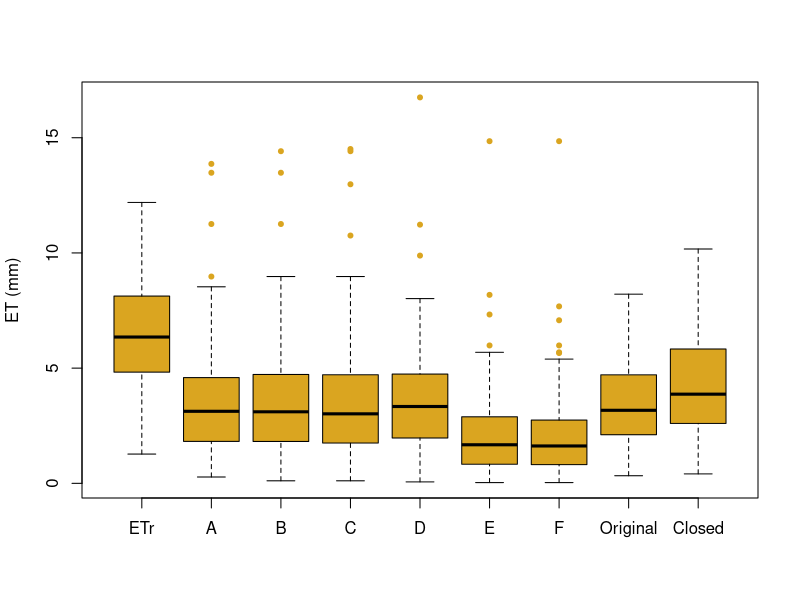
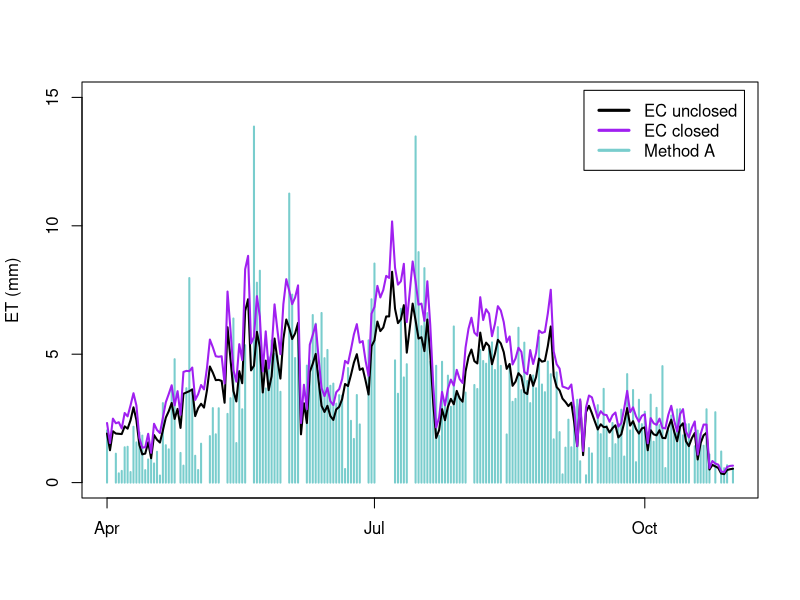
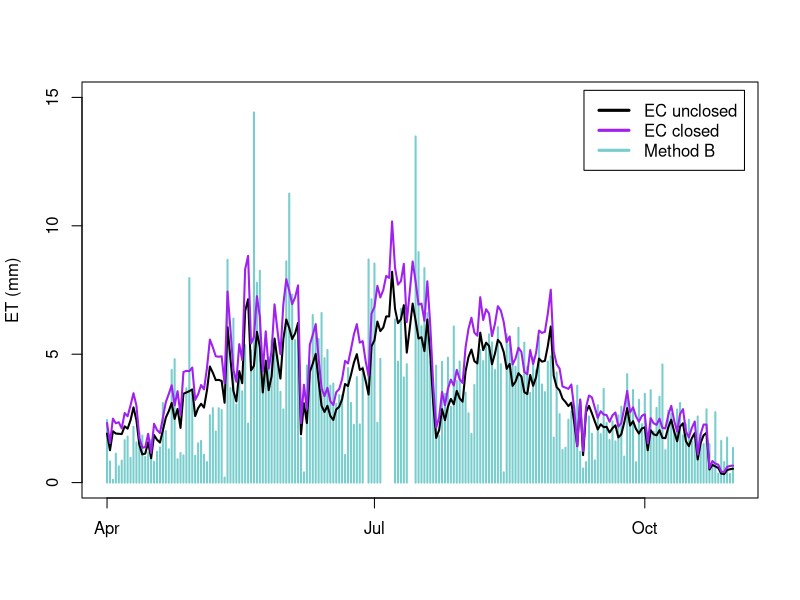
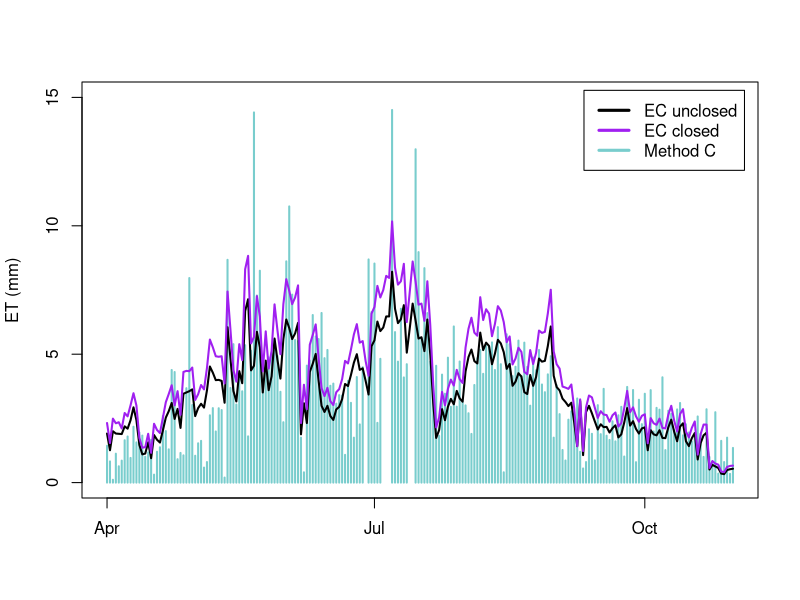
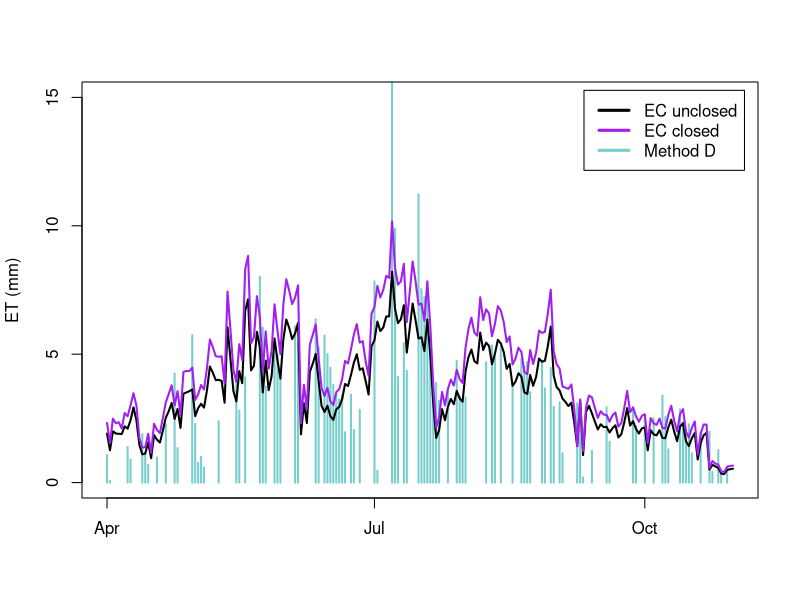
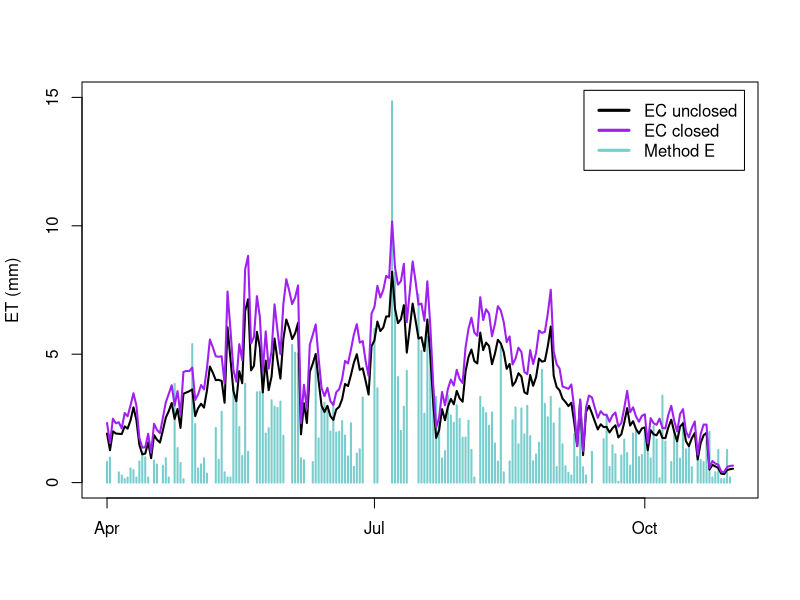
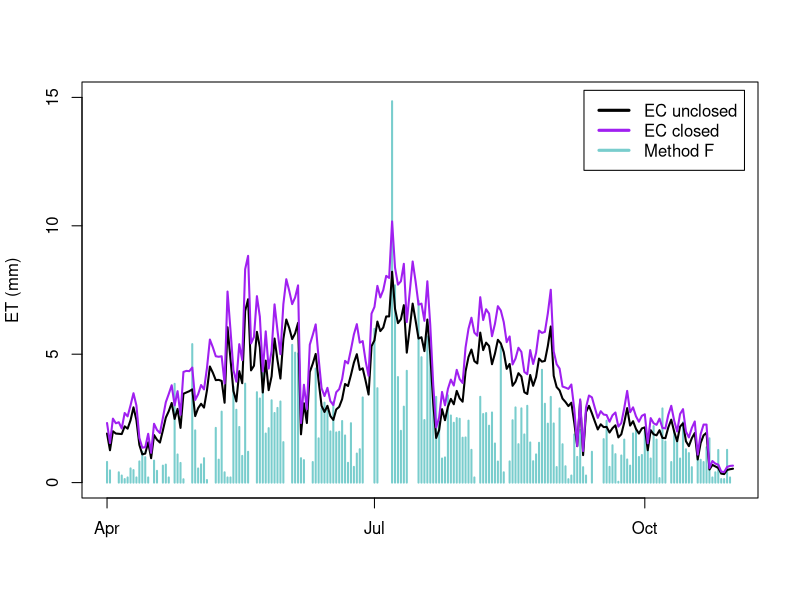
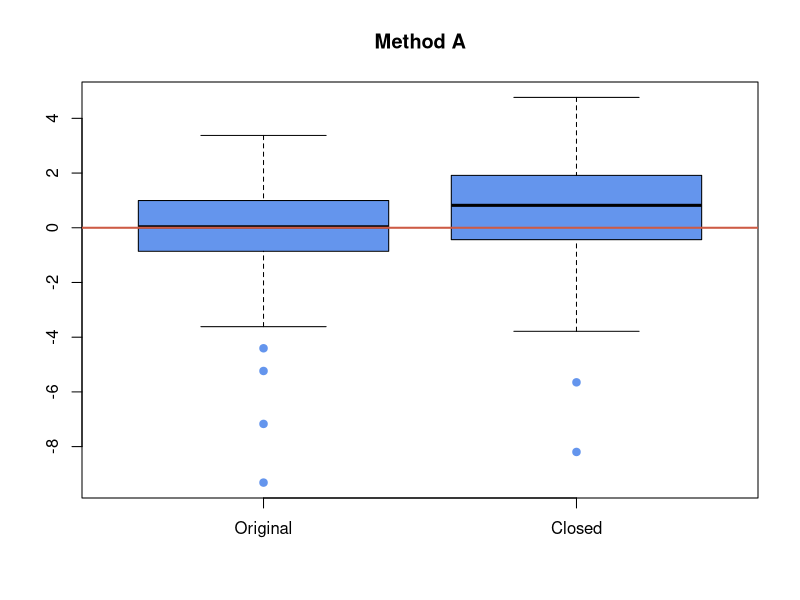

Here is the R script that generated these plots, in order:
# Compare the actual ET values as measured by the EC tower with the ET estimated 
# using the water balance (methods A-C) and "slopes" (methods D-F)

# Packages ####
library(readxl)
library(Metrics)
library(MASS)

# Load data ####
ET.data=read_xlsx('DailyET.xlsx')

ET.data$EC.mean=(ET.data$ET_orig+ET.data$ET_closed)/2
ET.data$EC.range=abs((ET.data$ET_orig-ET.data$ET_closed)/2)

# Method A
ET.A.df=data.frame(date=ET.data$date, ET.A=ET.data$ET.A, 
                   ET.original=ET.data$ET_orig, ET.closed=ET.data$ET_closed)
ET.A.df=na.omit(ET.A.df)

n=length(ET.A.df$date)
ET.A.df$index=c(0)

for (i in 1:n) {if (ET.A.df$ET.A[i]>=ET.A.df$ET.original[i] && 
                  ET.A.df$ET.A[i]<=ET.A.df$ET.closed[i])
        {ET.A.df$index[i]=1}}
success.A=sum(ET.A.df$index)
success.A/n*100

# Method B
ET.B.df=data.frame(date=ET.data$date, ET.B=ET.data$ET.B, 
                   ET.original=ET.data$ET_orig, ET.closed=ET.data$ET_closed)
ET.B.df=na.omit(ET.B.df)

n=length(ET.B.df$date)
ET.B.df$index=c(0)

for (i in 1:n) {if (ET.B.df$ET.B[i]>=ET.B.df$ET.original[i] && 
                    ET.B.df$ET.B[i]<=ET.B.df$ET.closed[i])
{ET.B.df$index[i]=1}}
success.B=sum(ET.B.df$index)
success.B/n*100

# Method C
ET.C.df=data.frame(date=ET.data$date, ET.C=ET.data$ET.C, 
                     ET.original=ET.data$ET_orig, ET.closed=ET.data$ET_closed)
ET.C.df=na.omit(ET.C.df)

n=length(ET.C.df$date)
ET.C.df$index=c(0)

for (i in 1:n) {if (ET.C.df$ET.C[i]>=ET.C.df$ET.original[i] && 
                    ET.C.df$ET.C[i]<=ET.C.df$ET.closed[i])
{ET.C.df$index[i]=1}}
success.C=sum(ET.C.df$index)
success.C/n*100

# Method D
ET.D.df=data.frame(date=ET.data$date, ET.D=ET.data$ET.D, 
                     ET.original=ET.data$ET_orig, ET.closed=ET.data$ET_closed)
ET.D.df=na.omit(ET.D.df)

n=length(ET.D.df$date)
ET.D.df$index=c(0)

for (i in 1:n) {if (ET.D.df$ET.D[i]>=ET.D.df$ET.original[i] && 
                    ET.D.df$ET.D[i]<=ET.D.df$ET.closed[i])
{ET.D.df$index[i]=1}}
success.D=sum(ET.D.df$index)
success.D/n*100

# Method E
ET.E.df=data.frame(date=ET.data$date, ET.E=ET.data$ET.E, 
                     ET.original=ET.data$ET_orig, ET.closed=ET.data$ET_closed)
ET.E.df=na.omit(ET.E.df)

n=length(ET.E.df$date)
ET.E.df$index=c(0)

for (i in 1:n) {if (ET.E.df$ET.E[i]>=ET.E.df$ET.original[i] && 
                    ET.E.df$ET.E[i]<=ET.E.df$ET.closed[i])
{ET.E.df$index[i]=1}}
success.E=sum(ET.E.df$index)
success.E/n*100

# Method F
ET.F.df=data.frame(date=ET.data$date, ET.F=ET.data$ET.F, 
                     ET.original=ET.data$ET_orig, ET.closed=ET.data$ET_closed)
ET.F.df=na.omit(ET.F.df)

n=length(ET.F.df$date)
ET.F.df$index=c(0)

for (i in 1:n) {if (ET.F.df$ET.F[i]>=ET.F.df$ET.original[i] && 
                    ET.F.df$ET.F[i]<=ET.F.df$ET.closed[i])
{ET.F.df$index[i]=1}}
success.F=sum(ET.F.df$index)
success.F/n*100



# Box plots ####
boxplot(ET.data$ETr, ET.data$ET.A, ET.data$ET.B, ET.data$ET.C, ET.data$ET.D,
        ET.data$ET.E, ET.data$ET.F, ET.data$ET_orig, ET.data$ET_closed,
        col='goldenrod', outcol='goldenrod', pch=20, ylab='ET (mm)',
        names=c('ETr', 'A', 'B', 'C', 'D', 'E', 'F', 'Original', 'Closed'))


# Time series ####
plot(ET.data$date, ET.data$ET.A, type='h', col='darkslategray3', lwd=2, 
     ylim=c(0, 15), ylab='ET (mm)', xlab='')
lines(ET.data$date, ET.data$ET_orig, type='l', lwd=2)
lines(ET.data$date, ET.data$ET_closed, type='l', lwd=2, col='purple')
legend('topright', lty=1, lwd=3, inset=0.02, legend=c('EC unclosed', 'EC closed', 'Method A'), col = c('black', 'purple', 'darkslategray3'))

plot(ET.data$date, ET.data$ET.B, type='h', col='darkslategray3', lwd=2, 
     ylim=c(0, 15), ylab='ET (mm)', xlab='')
lines(ET.data$date, ET.data$ET_orig, type='l', lwd=2)
lines(ET.data$date, ET.data$ET_closed, type='l', lwd=2, col='purple')
legend('topright', lty=1, lwd=3, inset=0.02, legend=c('EC unclosed', 'EC closed', 'Method B'), col = c('black', 'purple', 'darkslategray3'))

plot(ET.data$date, ET.data$ET.C, type='h', col='darkslategray3', lwd=2, 
     ylim=c(0, 15), ylab='ET (mm)', xlab='')
lines(ET.data$date, ET.data$ET_orig, type='l', lwd=2)
lines(ET.data$date, ET.data$ET_closed, type='l', lwd=2, col='purple')
legend('topright', lty=1, lwd=3, inset=0.02, legend=c('EC unclosed', 'EC closed', 'Method C'), col = c('black', 'purple', 'darkslategray3'))

plot(ET.data$date, ET.data$ET.D, type='h', col='darkslategray3', lwd=2, 
     ylim=c(0, 15), ylab='ET (mm)', xlab='')
lines(ET.data$date, ET.data$ET_orig, type='l', lwd=2)
lines(ET.data$date, ET.data$ET_closed, type='l', lwd=2, col='purple')
legend('topright', lty=1, lwd=3, inset=0.02, legend=c('EC unclosed', 'EC closed', 'Method D'), col = c('black', 'purple', 'darkslategray3'))

plot(ET.data$date, ET.data$ET.E, type='h', col='darkslategray3', lwd=2, 
     ylim=c(0, 15), ylab='ET (mm)', xlab='')
lines(ET.data$date, ET.data$ET_orig, type='l', lwd=2)
lines(ET.data$date, ET.data$ET_closed, type='l', lwd=2, col='purple')
legend('topright', lty=1, lwd=3, inset=0.02, legend=c('EC unclosed', 'EC closed', 'Method E'), col = c('black', 'purple', 'darkslategray3'))

plot(ET.data$date, ET.data$ET.F, type='h', col='darkslategray3', lwd=2, 
     ylim=c(0, 15), ylab='ET (mm)', xlab='')
lines(ET.data$date, ET.data$ET_orig, type='l', lwd=2)
lines(ET.data$date, ET.data$ET_closed, type='l', lwd=2, col='purple')
legend('topright', lty=1, lwd=3, inset=0.02, legend=c('EC unclosed', 'EC closed', 'Method F'), col = c('black', 'purple', 'darkslategray3'))


       
# Wilcox test ####

# Method A
# Original (not-closed) EC data
wilcox.test(x=ET.A.df$ET.original, y=ET.A.df$ET.A, alternative='two.sided', mu=0, paired=T, conf.int=T)
# Closed EC data
wilcox.test(x=ET.A.df$ET.closed, y=ET.A.df$ET.A, alternative='two.sided', mu=0, paired=T, conf.int=T)
# Box plots
dET.original=ET.A.df$ET.original-ET.A.df$ET.A
dET.closed=ET.A.df$ET.closed-ET.A.df$ET.A
boxplot(dET.original, dET.closed, main='Method A', col='cornflowerblue', 
        pch=19, outcol='cornflowerblue', names=c('Original', 'Closed'))
abline(h=0, lwd=2, col='coral3')

# Method B
# Original (not-closed) EC data
wilcox.test(x=ET.B.df$ET.original, y=ET.B.df$ET.B, alternative='two.sided', mu=0, paired=T, conf.int=T)
# Closed EC data
wilcox.test(x=ET.B.df$ET.closed, y=ET.B.df$ET.B, alternative='two.sided', mu=0, paired=T, conf.int=T)
# Box plots
dET.original=ET.B.df$ET.original-ET.B.df$ET.B
dET.closed=ET.B.df$ET.closed-ET.B.df$ET.B
boxplot(dET.original, dET.closed, main='Method B', col='cornflowerblue', 
        pch=19, outcol='cornflowerblue', names=c('Original', 'Closed'))
abline(h=0, lwd=2, col='coral3')

# Method C
# Original (not-closed) EC data
wilcox.test(x=ET.C.df$ET.original, y=ET.C.df$ET.C, alternative='two.sided', mu=0, paired=T, conf.int=T)
# Closed EC data
wilcox.test(x=ET.C.df$ET.closed, y=ET.C.df$ET.C, alternative='two.sided', mu=0, paired=T, conf.int=T)
# Box plots
dET.original=ET.C.df$ET.original-ET.C.df$ET.C
dET.closed=ET.C.df$ET.closed-ET.C.df$ET.C
boxplot(dET.original, dET.closed, main='Method C', col='cornflowerblue', 
        pch=19, outcol='cornflowerblue', names=c('Original', 'Closed'))
abline(h=0, lwd=2, col='coral3')

# Method D
# Original (not-closed) EC data
wilcox.test(x=ET.D.df$ET.original, y=ET.D.df$ET.D, alternative='two.sided', mu=0, paired=T, conf.int=T)
# Closed EC data
wilcox.test(x=ET.D.df$ET.closed, y=ET.D.df$ET.D, alternative='two.sided', mu=0, paired=T, conf.int=T)
# Box plots
dET.original=ET.D.df$ET.original-ET.D.df$ET.D
dET.closed=ET.D.df$ET.closed-ET.D.df$ET.D
boxplot(dET.original, dET.closed, main='Method D', col='cornflowerblue', 
        pch=19, outcol='cornflowerblue', names=c('Original', 'Closed'))
abline(h=0, lwd=2, col='coral3')

# Method E
# Original (not-closed) EC data
wilcox.test(x=ET.E.df$ET.original, y=ET.E.df$ET.E, alternative='two.sided', mu=0, paired=T, conf.int=T)
# Closed EC data
wilcox.test(x=ET.E.df$ET.closed, y=ET.E.df$ET.E, alternative='two.sided', mu=0, paired=T, conf.int=T)
# Box plots
dET.original=ET.E.df$ET.original-ET.E.df$ET.E
dET.closed=ET.E.df$ET.closed-ET.E.df$ET.E
boxplot(dET.original, dET.closed, main='Method E', col='cornflowerblue', 
        pch=19, outcol='cornflowerblue', names=c('Original', 'Closed'))
abline(h=0, lwd=2, col='coral3')

# Method F
# Original (not-closed) EC data
wilcox.test(x=ET.F.df$ET.original, y=ET.F.df$ET.F, alternative='two.sided', mu=0, paired=T, conf.int=T)
# Closed EC data
wilcox.test(x=ET.F.df$ET.closed, y=ET.F.df$ET.F, alternative='two.sided', mu=0, paired=T, conf.int=T)
# Box plots
dET.original=ET.F.df$ET.original-ET.F.df$ET.F
dET.closed=ET.F.df$ET.closed-ET.F.df$ET.F
boxplot(dET.original, dET.closed, main='Method F', col='cornflowerblue', 
        pch=19, outcol='cornflowerblue', names=c('Original', 'Closed'))
abline(h=0, lwd=2, col='coral3')

# 1:1 plots: estimated values vs EC tower values ----

# Method A
X=ET.A.df$ET.A
Y=ET.A.df$ET.original

plot(NULL, ylim=c(0,15), xlim=c(0,15), ylab='EC tower - Original', xlab='Method A')
abline(a=0, b=1)
lines(X, Y, type='p', pch=19, col='darkolivegreen3')

n=length(X)                         # Number of observations
R2.A=summary(lm(Y~X))$adj.r.squared # Calculate adjusted R-squared
RMSE.A=rmse(actual=Y, predicted=X)  # Calculate root mean square error
legend('topleft', inset=0.01, bty='n', legend=c(paste('n=', n), 
                                       paste('R-squared=', sprintf(R2.A, fmt = '%#.2f')  ),
                                       paste('RMSE=', sprintf(RMSE.A, fmt = '%#.2f'))))
Y=ET.A.df$ET.closed

plot(NULL, ylim=c(0,15), xlim=c(0,15), ylab='EC tower - Closed', xlab='Method A')
abline(a=0, b=1)
lines(X, Y, type='p', pch=19, col='salmon2')

n=length(X)                         # Number of observations
R2.A=summary(lm(Y~X))$adj.r.squared # Calculate adjusted R-squared
RMSE.A=rmse(actual=Y, predicted=X)  # Calculate root mean square error
legend('topleft', inset=0.01, bty='n', legend=c(paste('n=', n), 
                                                paste('R-squared=', sprintf(R2.A, fmt = '%#.2f')  ),
                                                paste('RMSE=', sprintf(RMSE.A, fmt = '%#.2f'))))

# Method B
X=ET.B.df$ET.B
Y=ET.B.df$ET.original

plot(NULL, ylim=c(0,15), xlim=c(0,15), ylab='EC tower - Original', xlab='Method B')
abline(a=0, b=1)
lines(X, Y, type='p', pch=19, col='darkolivegreen3')

n=length(X)                         # Number of observations
R2.B=summary(lm(Y~X))$adj.r.squared # Calculate adjusted R-squared
RMSE.B=rmse(actual=Y, predicted=X)  # Calculate root mean square error
legend('topleft', inset=0.01, bty='n', legend=c(paste('n=', n),
                                       paste('R-squared=', sprintf(R2.B, fmt = '%#.2f')  ),
                                       paste('RMSE=', sprintf(RMSE.B, fmt = '%#.2f'))))

Y=ET.B.df$ET.closed

plot(NULL, ylim=c(0,15), xlim=c(0,15), ylab='EC tower - Closed', xlab='Method B')
abline(a=0, b=1)
lines(X, Y, type='p', pch=19, col='salmon2')

n=length(X)                         # Number of observations
R2.B=summary(lm(Y~X))$adj.r.squared # Calculate adjusted R-squared
RMSE.B=rmse(actual=Y, predicted=X)  # Calculate root mean square error
legend('topleft', inset=0.01, bty='n', legend=c(paste('n=', n), 
                                                paste('R-squared=', sprintf(R2.B, fmt = '%#.2f')  ),
                                                paste('RMSE=', sprintf(RMSE.B, fmt = '%#.2f'))))


# Method C
X=ET.C.df$ET.C
Y=ET.C.df$ET.original

plot(NULL, ylim=c(0,15), xlim=c(0,15), ylab='EC tower - Original', xlab='Method C')
abline(a=0, b=1)
lines(X, Y, type='p', pch=19, col='darkolivegreen3')

n=length(X)                         # Number of observations
R2.C=summary(lm(Y~X))$adj.r.squared # Calculate adjusted R-squared
RMSE.C=rmse(actual=Y, predicted=X)  # Calculate root mean square error
legend('topleft', inset=0.01, bty='n', legend=c(paste('n=', n),
                                       paste('R-squared=', sprintf(R2.C, fmt = '%#.2f')  ),
                                       paste('RMSE=', sprintf(RMSE.C, fmt = '%#.2f'))))

Y=ET.C.df$ET.closed

plot(NULL, ylim=c(0,15), xlim=c(0,15), ylab='EC tower - Closed', xlab='Method C')
abline(a=0, b=1)
lines(X, Y, type='p', pch=19, col='salmon2')

n=length(X)                         # Number of observations
R2.C=summary(lm(Y~X))$adj.r.squared # Calculate adjusted R-squared
RMSE.C=rmse(actual=Y, predicted=X)  # Calculate root mean square error
legend('topleft', inset=0.01, bty='n', legend=c(paste('n=', n), 
                                                paste('R-squared=', sprintf(R2.C, fmt = '%#.2f')  ),
                                                paste('RMSE=', sprintf(RMSE.C, fmt = '%#.2f'))))

# Method D
X=ET.D.df$ET.D
Y=ET.D.df$ET.original

plot(NULL, ylim=c(0,15), xlim=c(0,15), ylab='EC tower - Original', xlab='Method D')
abline(a=0, b=1)
lines(X, Y, type='p', pch=19, col='darkolivegreen3')

n=length(X)                         # Number of observations
R2.D=summary(lm(Y~X))$adj.r.squared # Calculate adjusted R-squared
RMSE.D=rmse(actual=Y, predicted=X)  # Calculate root mean square error
legend('topleft', inset=0.01, bty='n', legend=c(paste('n=', n),
                                       paste('R-squared=', sprintf(R2.D, fmt = '%#.2f')  ),
                                       paste('RMSE=', sprintf(RMSE.D, fmt = '%#.2f'))))

Y=ET.D.df$ET.closed

plot(NULL, ylim=c(0,15), xlim=c(0,15), ylab='EC tower - Closed', xlab='Method D')
abline(a=0, b=1)
lines(X, Y, type='p', pch=19, col='salmon2')

n=length(X)                         # Number of observations
R2.D=summary(lm(Y~X))$adj.r.squared # Calculate adjusted R-squared
RMSE.D=rmse(actual=Y, predicted=X)  # Calculate root mean square error
legend('topleft', inset=0.01, bty='n', legend=c(paste('n=', n), 
                                                paste('R-squared=', sprintf(R2.D, fmt = '%#.2f')  ),
                                                paste('RMSE=', sprintf(RMSE.D, fmt = '%#.2f'))))

# Method E
X=ET.E.df$ET.E
Y=ET.E.df$ET.original

plot(NULL, ylim=c(0,15), xlim=c(0,15), ylab='EC tower - Original', xlab='Method E')
abline(a=0, b=1)
lines(X, Y, type='p', pch=19, col='darkolivegreen3')

n=length(X)                         # Number of observations
R2.E=summary(lm(Y~X))$adj.r.squared # Calculate adjusted R-squared
RMSE.E=rmse(actual=Y, predicted=X)  # Calculate root mean square error
legend('topleft', inset=0.01, bty='n', legend=c(paste('n=', n),
                                       paste('R-squared=', sprintf(R2.E, fmt = '%#.2f')  ),
                                       paste('RMSE=', sprintf(RMSE.E, fmt = '%#.2f'))))
Y=ET.E.df$ET.closed

plot(NULL, ylim=c(0,15), xlim=c(0,15), ylab='EC tower - Closed', xlab='Method E')
abline(a=0, b=1)
lines(X, Y, type='p', pch=19, col='salmon2')

n=length(X)                         # Number of observations
R2.E=summary(lm(Y~X))$adj.r.squared # Calculate adjusted R-squared
RMSE.E=rmse(actual=Y, predicted=X)  # Calculate root mean square error
legend('topleft', inset=0.01, bty='n', legend=c(paste('n=', n), 
                                                paste('R-squared=', sprintf(R2.E, fmt = '%#.2f')  ),
                                                paste('RMSE=', sprintf(RMSE.E, fmt = '%#.2f'))))

# Method F
X=ET.F.df$ET.F
Y=ET.F.df$ET.original

plot(NULL, ylim=c(0,15), xlim=c(0,15), ylab='EC tower - Original', xlab='Method F')
abline(a=0, b=1)
lines(X, Y, type='p', pch=19, col='darkolivegreen3')

n=length(X)                         # Number of observations
R2.F=summary(lm(Y~X))$adj.r.squared # Calculate adjusted R-squared
RMSE.F=rmse(actual=Y, predicted=X)  # Calculate root mean square error
legend('topleft', inset=0.01, bty='n', legend=c(paste('n=', n),
                                       paste('R-squared=', sprintf(R2.F, fmt = '%#.2f')  ),
                                       paste('RMSE=', sprintf(RMSE.F, fmt = '%#.2f'))))

Y=ET.F.df$ET.closed

plot(NULL, ylim=c(0,15), xlim=c(0,15), ylab='EC tower - Closed', xlab='Method F')
abline(a=0, b=1)
lines(X, Y, type='p', pch=19, col='salmon2')

n=length(X)                         # Number of observations
R2.F=summary(lm(Y~X))$adj.r.squared # Calculate adjusted R-squared
RMSE.F=rmse(actual=Y, predicted=X)  # Calculate root mean square error
legend('topleft', inset=0.01, bty='n', legend=c(paste('n=', n), 
                                                paste('R-squared=', sprintf(R2.F, fmt = '%#.2f')  ),
                                                paste('RMSE=', sprintf(RMSE.F, fmt = '%#.2f'))))

# Scatter plots w/ ranges ----

# Method A
plot(NULL, ylim=c(0,15), xlim=c(0,15), ylab='EC tower', xlab='Method A')
abline(a=0, b=1)
arrows(x0=ET.A.df$ET.A, y0=ET.A.df$ET.original, y1=ET.A.df$ET.closed, length=0)

X=ET.A.df$ET.A        # ET from method A on x-axis
Y=ET.A.df$ET.original # Original ET from EC tower on y-axis
lines(X, Y, type='p', pch=24, bg='darkolivegreen3', cex=0.8)

Y=ET.A.df$ET.closed   # Closed ET from EC tower on y-axis
lines(X, Y, type='p', pch=25, bg='salmon2', cex=0.8)

legend('topright', inset=0.01, legend=c('Original', 'Closed'), pch=c(24, 25), pt.bg=c('darkolivegreen3', 'salmon2'))

# Method B
plot(NULL, ylim=c(0,15), xlim=c(0,15), ylab='EC tower', xlab='Method B')
abline(a=0, b=1)
arrows(x0=ET.B.df$ET.B, y0=ET.B.df$ET.original, y1=ET.B.df$ET.closed, length=0)

X=ET.B.df$ET.B        # ET from Method B on x-axis
Y=ET.B.df$ET.original # Original ET from EC tower on y-axis
lines(X, Y, type='p', pch=24, bg='darkolivegreen3', cex=0.8)

Y=ET.B.df$ET.closed   # Closed ET from EC tower on y-axis
lines(X, Y, type='p', pch=25, bg='salmon2', cex=0.8)

legend('topright', inset=0.01, legend=c('Original', 'Closed'), pch=c(24, 25), pt.bg=c('darkolivegreen3', 'salmon2'))

# Method C
plot(NULL, ylim=c(0,15), xlim=c(0,15), ylab='EC tower', xlab='Method C')
abline(a=0, b=1)
arrows(x0=ET.C.df$ET.C, y0=ET.C.df$ET.original, y1=ET.C.df$ET.closed, length=0)

X=ET.C.df$ET.C        # ET from Method C on x-axis
Y=ET.C.df$ET.original # Original ET from EC tower on y-axis
lines(X, Y, type='p', pch=24, bg='darkolivegreen3', cex=0.8)

Y=ET.C.df$ET.closed   # Closed ET from EC tower on y-axis
lines(X, Y, type='p', pch=25, bg='salmon2', cex=0.8)

legend('topright', inset=0.01, legend=c('Original', 'Closed'), pch=c(24, 25), pt.bg=c('darkolivegreen3', 'salmon2'))

# Method D
plot(NULL, ylim=c(0,15), xlim=c(0,15), ylab='EC tower', xlab='Method D')
abline(a=0, b=1)
arrows(x0=ET.D.df$ET.D, y0=ET.D.df$ET.original, y1=ET.D.df$ET.closed, length=0)

X=ET.D.df$ET.D        # ET from Method D on x-axis
Y=ET.D.df$ET.original # Original ET from EC tower on y-axis
lines(X, Y, type='p', pch=24, bg='darkolivegreen3', cex=0.8)

Y=ET.D.df$ET.closed   # Closed ET from EC tower on y-axis
lines(X, Y, type='p', pch=25, bg='salmon2', cex=0.8)

legend('topright', inset=0.01, legend=c('Original', 'Closed'), pch=c(24, 25), pt.bg=c('darkolivegreen3', 'salmon2'))

# Method E
plot(NULL, ylim=c(0,15), xlim=c(0,15), ylab='EC tower', xlab='Method E')
abline(a=0, b=1)
arrows(x0=ET.E.df$ET.E, y0=ET.E.df$ET.original, y1=ET.E.df$ET.closed, length=0)

X=ET.E.df$ET.E        # ET from Method E on x-axis
Y=ET.E.df$ET.original # Original ET from EC tower on y-axis
lines(X, Y, type='p', pch=24, bg='darkolivegreen3', cex=0.8)

Y=ET.E.df$ET.closed   # Closed ET from EC tower on y-axis
lines(X, Y, type='p', pch=25, bg='salmon2', cex=0.8)

legend('topright', inset=0.01, legend=c('Original', 'Closed'), pch=c(24, 25), pt.bg=c('darkolivegreen3', 'salmon2'))

# Method F
plot(NULL, ylim=c(0,15), xlim=c(0,15), ylab='EC tower', xlab='Method F')
abline(a=0, b=1)
arrows(x0=ET.F.df$ET.F, y0=ET.F.df$ET.original, y1=ET.F.df$ET.closed, length=0)

X=ET.F.df$ET.F        # ET from Method F on x-axis
Y=ET.F.df$ET.original # Original ET from EC tower on y-axis
lines(X, Y, type='p', pch=24, bg='darkolivegreen3', cex=0.8)

Y=ET.F.df$ET.closed   # Closed ET from EC tower on y-axis
lines(X, Y, type='p', pch=25, bg='salmon2', cex=0.8)

legend('topright', inset=0.01, legend=c('Original', 'Closed'), pch=c(24, 25), pt.bg=c('darkolivegreen3', 'salmon2'))
